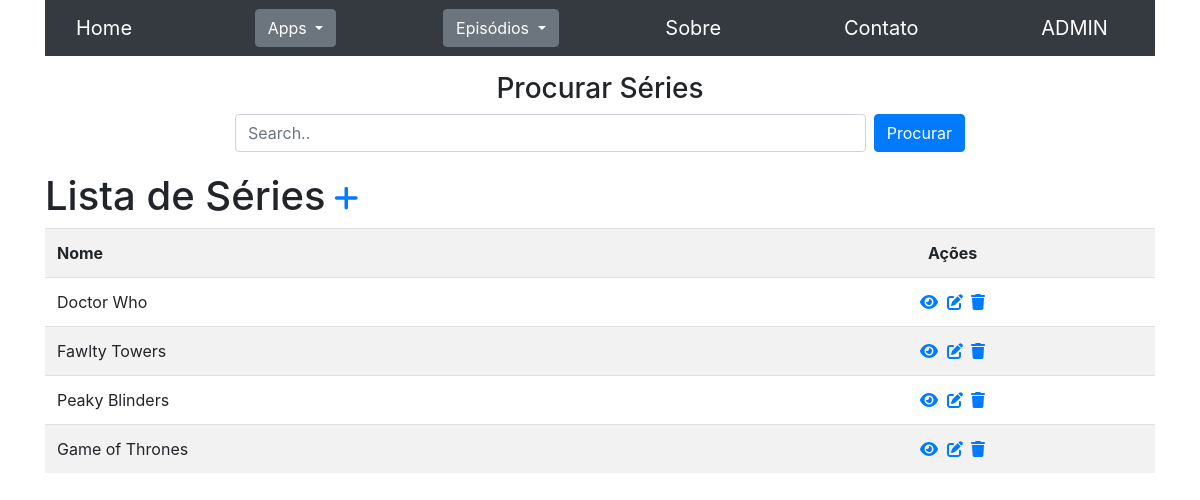
Screenshot of /seriados/series/ with the database file from the repository.
### seriados/models.py (models this page shows, shortened)
class Serie(models.Model):
    nome = models.CharField(max_length=70, verbose_name="Nome")
    class Meta:
        verbose_name = "Série"
        verbose_name_plural = "Séries"

### seriados/views.py (the view)
# urls.py: path('series/', views.series_list, name='series_list'),
def series_list(request):
    search = request.GET.get('search', "")
    objects = Serie.objects.filter(nome__contains=search)
    labels, rows = prepare_data_list(objects, ['nome'])
    context = {
        'title': "Séries",
        'labels': labels,
        'rows': rows,
        'detail_url': 'seriados:series_details',
        'list_url': 'seriados:series_list',
        'insert_url': 'seriados:serie_insert',
        'update_url': 'seriados:serie_update',
        'delete_url': 'seriados:serie_delete',
    }
    return render(request, 'generic/list.html', context)

### seriados/views.py (called while the page is built)
def prepare_data_list(objects, fields_name):
    labels = list()
    for field_name in fields_name:
        field = objects.model._meta.get_field(field_name)
        labels.append(field.verbose_name)
    rows = list()
    for _object in objects:
        row = dict()
        rows.append(row)
        row['pk'] = _object.pk
        row['data'] = list()
        for field_name in fields_name:
            row['data'].append(getattr(_object, field_name))
    return labels, rows

### seriados/templates/generic/list.html (shortened to what this page needs)
{% extends "base.html" %}
{% block content %}
<div class="row pesquisar my-3">
    <div class="col-6 col-md-8 text-center">
        <h3>Procurar {{ title }}</h3>
        <div class="flex-row">
            <input class="form-control" id='input_search' type="text" placeholder="Search..">
            <button class="btn btn-primary ml-2" id="btn_search">Procurar</button>
        </div>
    </div>
</div>
<div class="flex-row">
    <h1 class="mt-1">Lista de {{ title }}</h1>
    <p><a href='{% url insert_url %}'><h3><i class="fa-solid fa-plus mt-3 ml-2" title="Inserir"></i></h3></a></p>
</div>
<table class="table table-hover table-striped">
    <tr>
        {% for label in labels %}
            <th>{{ label }}</th>
        {% endfor %}
        <th class="text-center">Ações</th>
    </tr>
    {% for row in rows %}
        <tr>
            {% for value in row.data %}
                <td>{{ value }}</td>
            {% endfor %}
            <td class="text-center"><a href="{% url detail_url pk=row.pk %}"><i class="fa-solid fa-eye" title="Visualizar"></i></a>
            <a href="{% url update_url pk=row.pk %}"><i class="fa-solid fa-pen-to-square mx-1" title="Editar"></i></a>
            <a href="{% url delete_url pk=row.pk %}"><i class="fa-solid fa-trash" title="Deletar"></i></a></td>
        </tr>
    {% endfor %}
</table>
{% endblock %}

### seriados/static/css/style.css (style rules this page uses)
html { height:100%; }
body { position:absolute; top:0; bottom:0; right:0; left:0; }
.pesquisar { display: flex; justify-content: center; }
.flex-row { display: flex; flex-direction: row; }

### rows the page displays
Serie: data "Doctor Who"
Serie: data "Fawlty Towers"
Serie: data "Peaky Blinders"
Serie: data "Game of Thrones"

### other values shown
{{ title }} "Séries"
{{ label }} "Nome"
